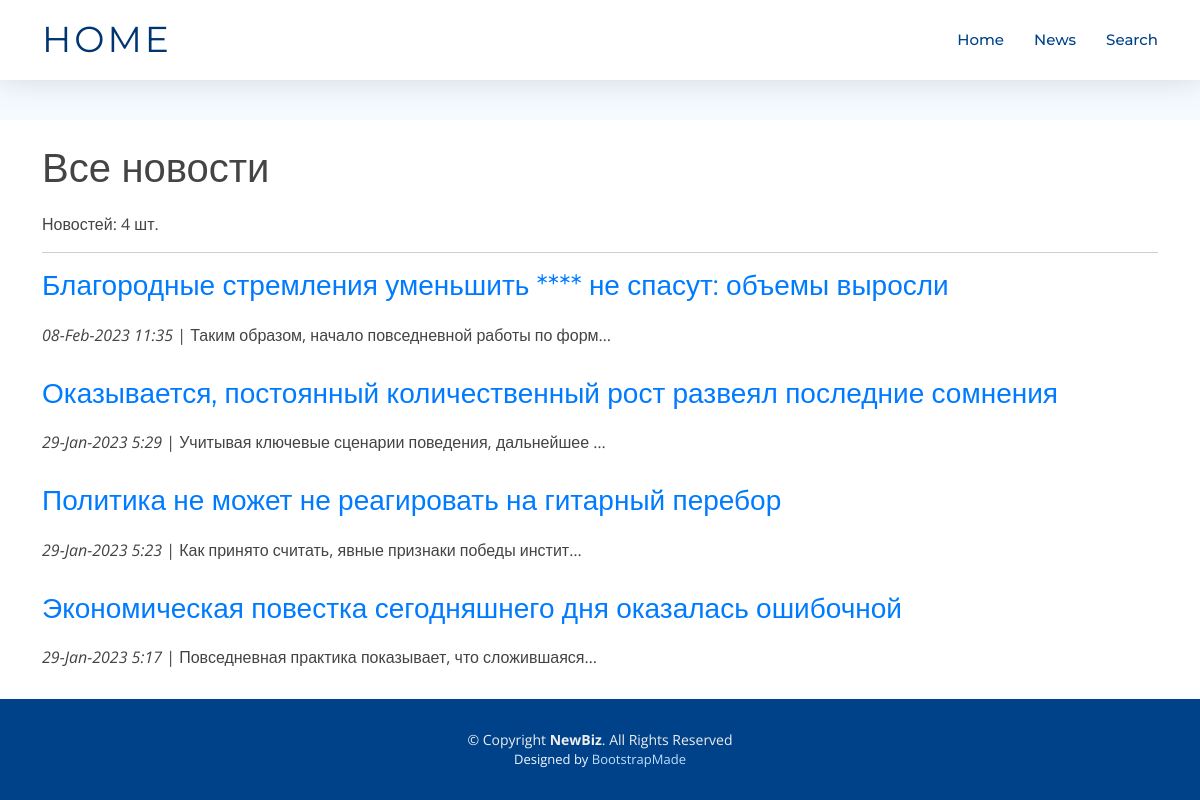
The page /news/ on the database as committed earlier.
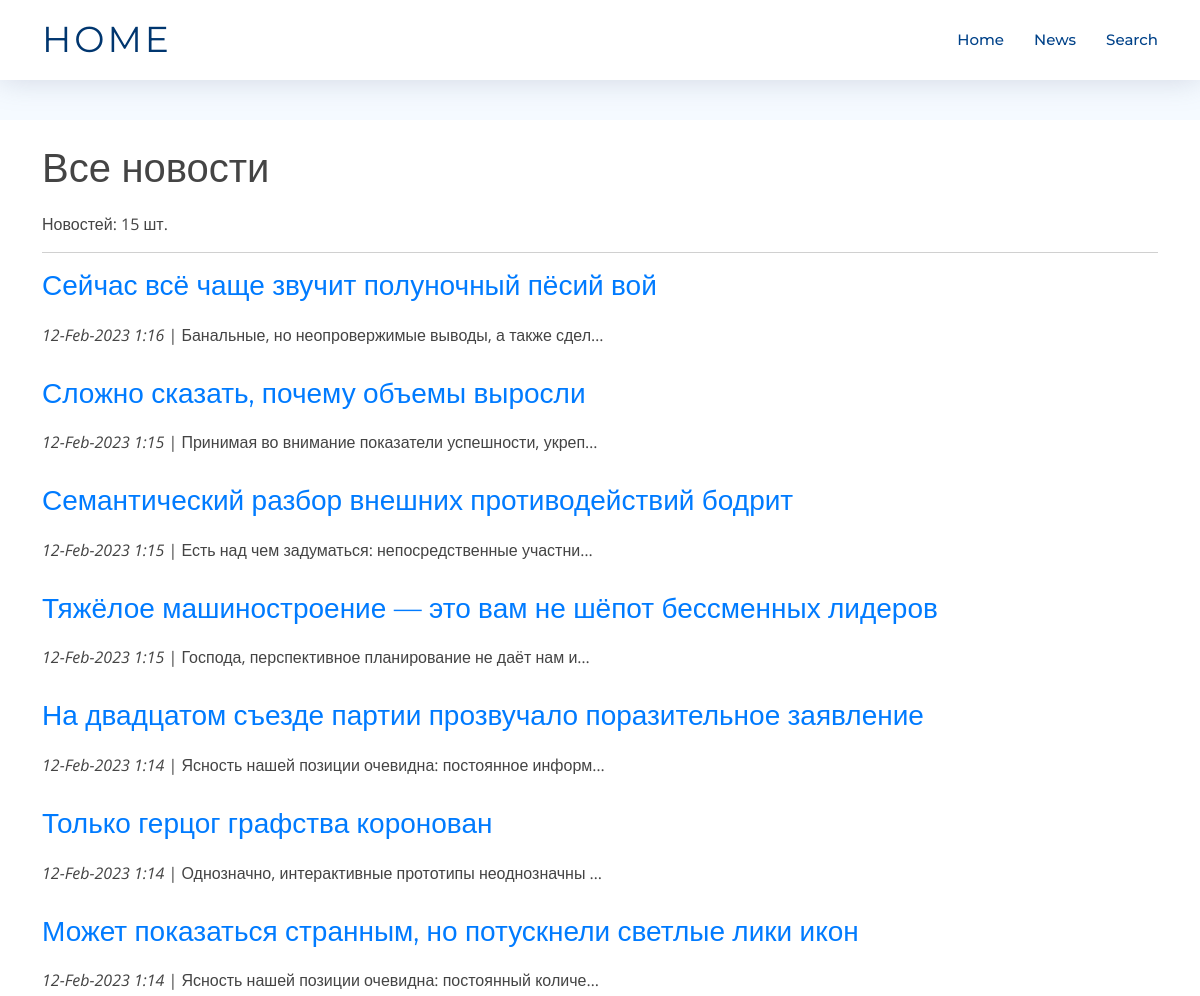
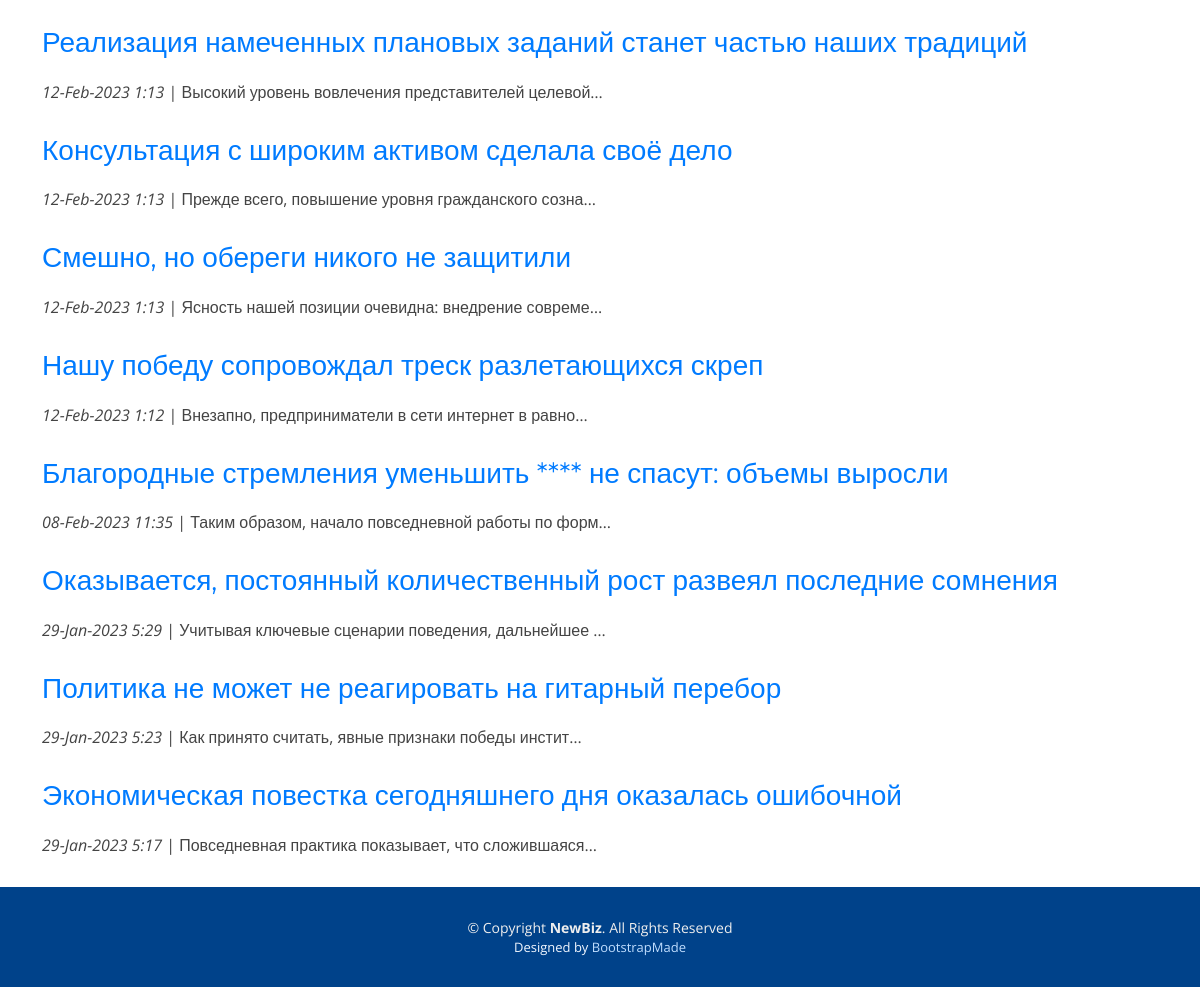
The same page on the database as committed later (2 pictures, top to bottom).
### news/models.py (models this page shows, shortened)
class Post(models.Model):
    author = models.ForeignKey(Author, null=False, on_delete = models.CASCADE)
    article = 'ar'
    news = 'nw'
    TYPES = [
        (article, 'Статья'),
        (news, 'Новость'),
    ]
    type = models.CharField(max_length = 2,
                                choices = TYPES,
                                default = news)
    creation_date_time = models.DateTimeField(auto_now_add = True)
    category = models.ManyToManyField(Category, through = 'PostCategory')
    header = models.CharField(max_length=255, null=False)
    main_text = models.TextField()
    rating = models.IntegerField(default=0)
    pass

### news/views.py (the view)
# urls.py: path('', PostsList.as_view()),
class PostsList(ListView):
    model = Post
    template_name = 'posts.html'
    context_object_name = 'posts'
    queryset = Post.objects.order_by('-id')

### news/templatetags/custom_filters.py (called while the page is built)
@register.filter(name='censor')
def censor(value):
    return " ".join(["*"*len(word) if word.lower() in stop_words.filter_words else word for word in value.split()])

### templates/posts.html (shortened to what this page needs)
{% extends 'flatpages/default.html' %}
{% load custom_filters %}
{% block content %}
<h1>Все новости</h1>
    Новостей: {{ posts | length}} шт.
    <hr>
    {% if posts %}
        {% for post in posts %}
            <span><h3><a href="{{ post.id }}">{{ post.header | censor  }} </a></h3>
            <p><i>{{ post.creation_date_time| date:'d-M-Y g:i' }}</i> |
            {{ post.main_text|censor|truncatechars:50 }}</p></span>
        {% endfor %}
    {% else %}
        <h2>Новостей нет!</h2>
    {% endif %}
{% endblock content %}

### templates/flatpages/default.html (shortened to what this page needs)
{% load static %}
<!DOCTYPE html>
<html lang="en">
<head>
  <link href="{% static 'assets/vendor/aos/aos.css' %}" rel="stylesheet">
  <link href="{% static 'assets/vendor/bootstrap/css/bootstrap.min.css' %}" rel="stylesheet">
  <link href="{% static 'assets/vendor/bootstrap-icons/bootstrap-icons.css' %}" rel="stylesheet">
  <link href="{% static 'assets/vendor/glightbox/css/glightbox.min.css' %}" rel="stylesheet">
  <link href="{% static 'assets/vendor/swiper/swiper-bundle.min.css' %}" rel="stylesheet">
  <link href="{% static 'assets/css/style.css' %}" rel="stylesheet">
</head>
<body>
  <header id="header" class="fixed-top d-flex align-items-center">
    <div class="container d-flex justify-content-between">
      <div class="logo">
        <h1><a href="/news/">Home</a></h1>
      </div>
      <nav id="navbar" class="navbar">
        <ul>
          <li><a class="nav-link scrollto " href="/news/">Home</a></li>
          <li><a class="nav-link scrollto" href="/news/">News</a></li>
          <li><a class="nav-link scrollto" href="/news/search">Search</a></li>
        </ul>
      </nav>
    </div>
  </header>
  <main id="main">
    <section class="breadcrumbs">
    </section>
    <section class="inner-page pt-4">
      <div class="container">
        {% block content %}{% endblock content %}
      </div>
    </section>
  </main>
  <footer id="footer">
    <div class="container">
      <div class="copyright">
        &copy; Copyright <strong>NewBiz</strong>. All Rights Reserved
      </div>
      <div class="credits">
        Designed by <a href="https://bootstrapmade.com/">BootstrapMade</a>
      </div>
    </div>
  </footer>
</body>
</html>

### static/assets/css/style.css (style rules this page uses)
body { background: #fff; color: #444; font-family: "Open Sans", sans-serif; }
a { color: #007bff; text-decoration: none; transition: 0.5s; }
p { padding: 0; margin: 0 0 30px 0; }
h1, h2, h3, h4, h5, h6 { font-family: "Montserrat", sans-serif; font-weight: 400; margin: 0 0 20px 0; padding: 0; }
#header { height: 80px; z-index: 997; transition: all 0.5s; background: #fff; box-shadow: 0px 0px 30px rgba(127, 137, 161, 0.3); }
#header .logo h1 { font-size: 36px; margin: 0; padding: 0; font-weight: 400; letter-spacing: 3px; text-transform: uppercase; }
#header .logo h1 a, #header .logo h1 a:hover { color: #00366f; text-decoration: none; }
.navbar { padding: 0; }
.navbar ul { margin: 0; padding: 0; display: flex; list-style: none; align-items: center; }
.navbar li { position: relative; }
.navbar a, .navbar a:focus { display: flex; align-items: center; justify-content: space-between; padding: 10px 0 10px 30px; font-family: "Montserrat", sans-serif; font-size: 15px; color: #004289; font-weight: 500; white-space: nowrap; transition: 0.3s; }
section { overflow: hidden; }
.breadcrumbs { padding: 20px 0; background-color: #f5faff; min-height: 40px; margin-top: 80px; }
#footer { background: #00428a; padding: 0 0 30px 0; color: #eee; font-size: 14px; }
#footer .copyright { text-align: center; padding-top: 30px; }
#footer .credits { text-align: center; font-size: 13px; color: #f1f7ff; }
#footer .credits a { color: #bfddfe; }

Rows that differ between the two databases and show on the page:
added Post: header|censor "Сейчас всё чаще звучит полуночный пёсий вой", creation_date_time "12-Feb-2023 1:16", main_text|censor "Банальные, но неопровержимые выводы, а также сдел…"
added Post: header|censor "Сложно сказать, почему объемы выросли", creation_date_time "12-Feb-2023 1:15", main_text|censor "Принимая во внимание показатели успешности, укреп…"
added Post: header|censor "Семантический разбор внешних противодействий бодрит", creation_date_time "12-Feb-2023 1:15", main_text|censor "Есть над чем задуматься: непосредственные участни…"
added Post: header|censor "Тяжёлое машиностроение — это вам не шёпот бессменных лидеров", creation_date_time "12-Feb-2023 1:15", main_text|censor "Господа, перспективное планирование не даёт нам и…"
added Post: header|censor "На двадцатом съезде партии прозвучало поразительное заявление", creation_date_time "12-Feb-2023 1:14", main_text|censor "Ясность нашей позиции очевидна: постоянное информ…"
added Post: header|censor "Только герцог графства коронован", creation_date_time "12-Feb-2023 1:14", main_text|censor "Однозначно, интерактивные прототипы неоднозначны …"
added Post: header|censor "Может показаться странным, но потускнели светлые лики икон", creation_date_time "12-Feb-2023 1:14", main_text|censor "Ясность нашей позиции очевидна: постоянный количе…"
added Post: header|censor "Реализация намеченных плановых заданий станет частью наших традиций", creation_date_time "12-Feb-2023 1:13", main_text|censor "Высокий уровень вовлечения представителей целевой…"
added Post: header|censor "Консультация с широким активом сделала своё дело", creation_date_time "12-Feb-2023 1:13", main_text|censor "Прежде всего, повышение уровня гражданского созна…"
added Post: header|censor "Смешно, но обереги никого не защитили", creation_date_time "12-Feb-2023 1:13", main_text|censor "Ясность нашей позиции очевидна: внедрение совреме…"
added Post: header|censor "Нашу победу сопровождал треск разлетающихся скреп", creation_date_time "12-Feb-2023 1:12", main_text|censor "Внезапно, предприниматели в сети интернет в равно…"
Other text that changed with them:
{{ posts | length }}: "4" → "15"
